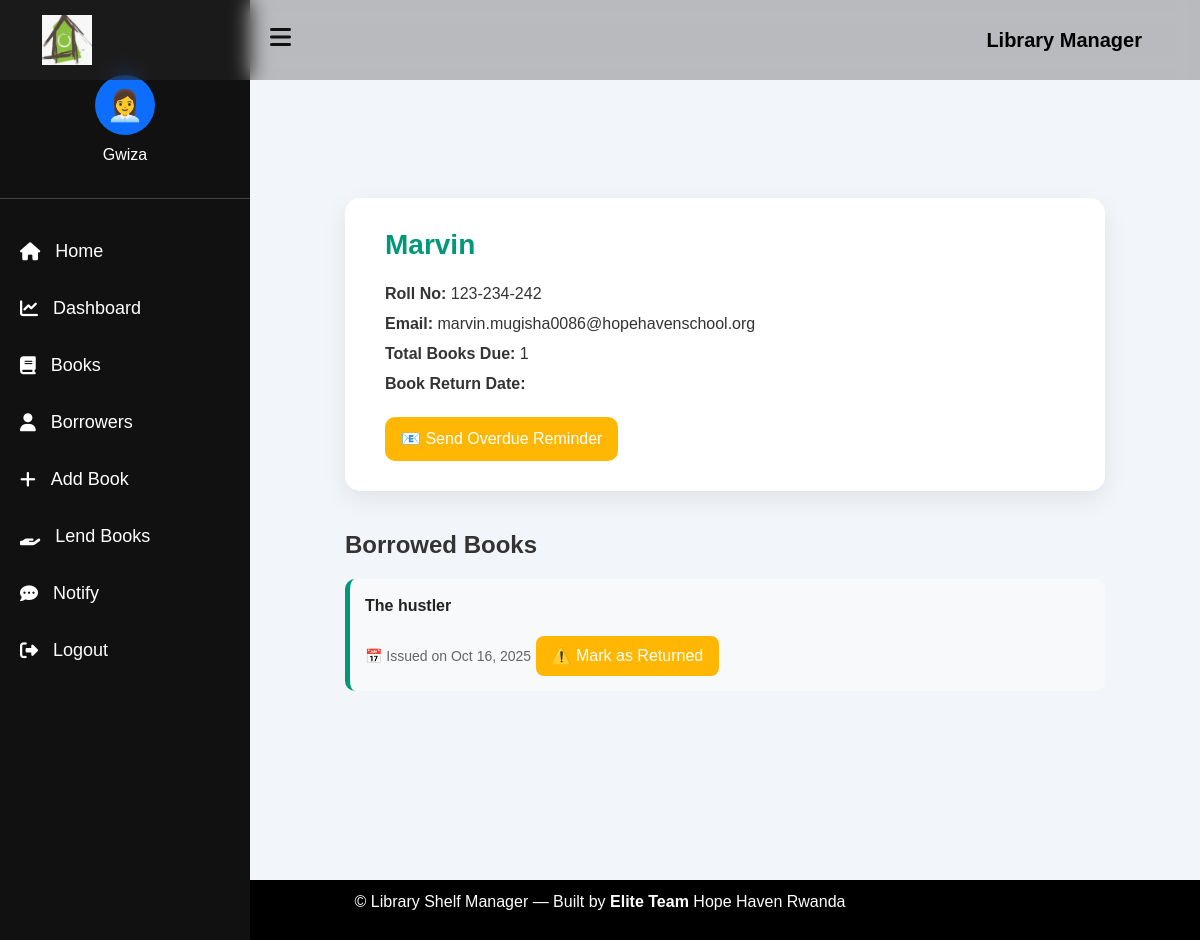
Before: /students/4/ (signed in) with the older database file.
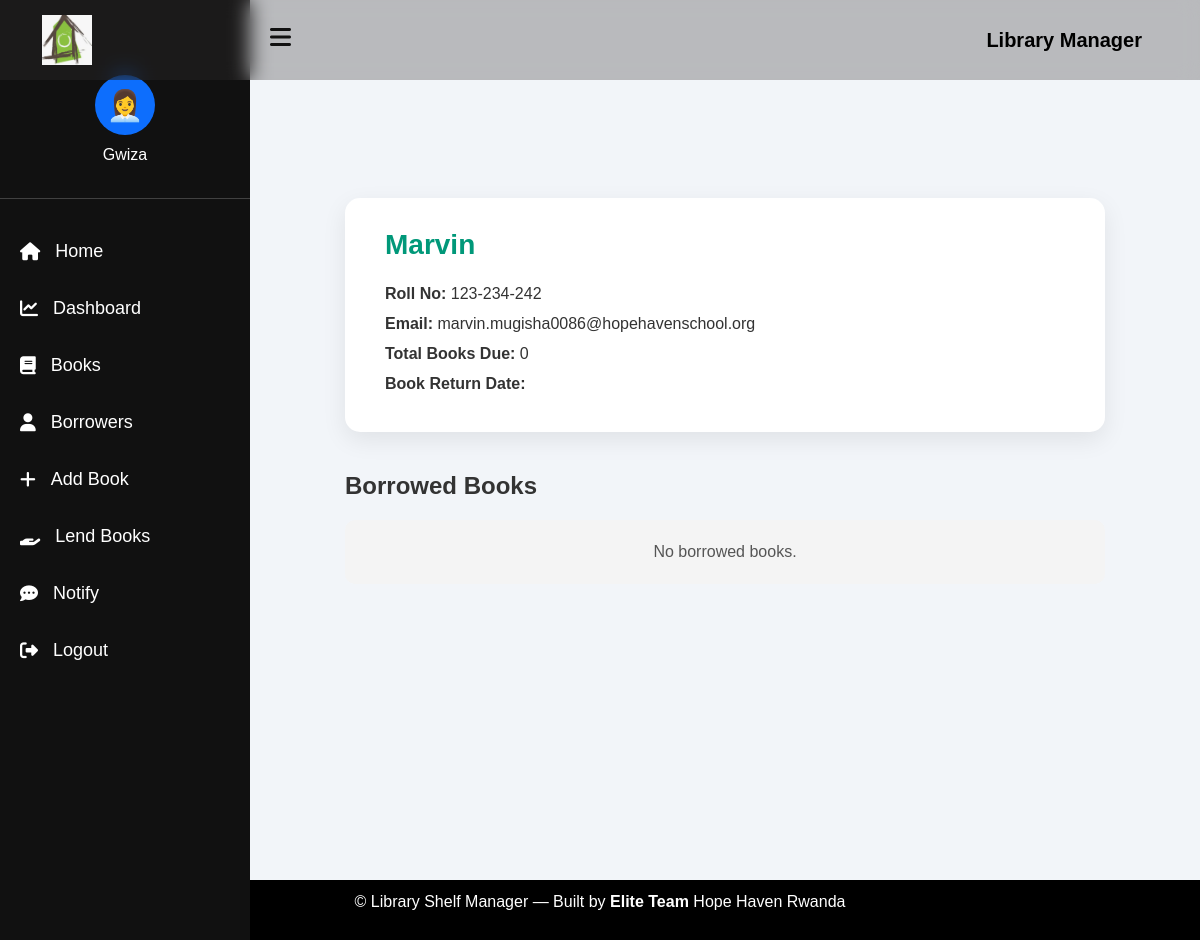
After: the same page with the newer database file.
### lib_app/models.py (models this page shows, shortened)
class Student(models.Model):
    roll_no = models.CharField(max_length=10, unique=True)
    name = models.CharField(max_length=10)
    branch = models.CharField(max_length=3)
    contact_no = models.CharField(max_length=10)
    total_books_due = models.IntegerField(default=0)
    email = models.EmailField(unique=True)
    pic = models.ImageField(blank=True, upload_to='profile_image')

class Borrower(models.Model):
    student = models.ForeignKey(Student, on_delete=models.CASCADE)
    book = models.ForeignKey(Book, on_delete=models.CASCADE)
    issue_date = models.DateTimeField(null=True, blank=True)
    return_date = models.DateTimeField(null=True, blank=True)
    fine = models.DecimalField(max_digits=6, decimal_places=2, null=True, blank=True)

class Book(models.Model):
    title = models.CharField(max_length=200)
    author = models.CharField(max_length=100)
    summary = models.TextField(max_length=1000)
    isbn = models.CharField(max_length=13)
    genre = models.ManyToManyField(Genre)
    language = models.ForeignKey(Language, on_delete=models.SET_NULL, null=True)
    total_copies = models.IntegerField()
    available_copies = models.IntegerField()
    pdf_file = models.FileField(upload_to='book_pdfs/', blank=True, null=True)
    cover_image = models.ImageField(upload_to='covers/', blank=True, null=True)

### lib_app/views.py (the view)
# urls.py: path('students/<int:pk>/', views.student_detail_view, name='student_detail_view'),
@login_required
def student_detail_view(request, pk):
    student = get_object_or_404(Student, id=pk)
    librarian=request.user.username
    message = f"Hello {student.name},This is the Hope Haven Secondary School Librarian ,Mr {librarian} i inform you that \n\n you have an overdue book. Please return them as soon as possible or you get fined.\n\nThank you."
    books = Borrower.objects.filter(student=student)
    return render(request, 'books/student_detail.html', {'student': student, 'books': books,'message':message})

### lib_app/templates/books/student_detail.html (shortened to what this page needs)
{% extends 'books/base.html' %}
{% block content %}
<div class="student-container">
    <div class="student-card">
        <h3>{{ student.name }}</h3>
        <p><strong>Roll No:</strong> {{ student.roll_no }}</p>
        <p><strong>Email:</strong> {{ student.email }}</p>
        <p><strong>Total Books Due:</strong> {{ student.total_books_due }}</p>
        <p><strong>Book Return Date:</strong> {{ borrower.return_date|date:"M d, Y" }}</p>
        {% if student.total_books_due > 0 %}
        <a href="mailto:{{ student.email }}?subject=Library Book Overdue Reminder&body={{ message|urlencode }}" class="btn-warning">
            📧 Send Overdue Reminder
        </a>
        {% endif %}
    </div>
    <div class="borrowed-section">
        <h4>Borrowed Books</h4>
        {% if books %}
            {% for b in books %}
            <div class="borrowed-book {% if b.is_returned %}returned{% endif %}" id="borrowed_{{ b.id }}">
                <p>{{ b.book.title }}</p>
                <small>📅 Issued on {{ b.issue_date|date:"M d, Y" }}</small>
                 <a href="{% url 'confirm_return' b.id %}" class="btn-warning return-status">
                {% if b.is_returned %}
                    ✅ Returned
                {% else %}
                    ⚠️ Mark as Returned
                {% endif %}
            </a>
            </div>
            {% endfor %}
        {% else %}
        <div class="empty-state">No borrowed books.</div>
        {% endif %}
    </div>
</div>
{% endblock %}

Changed rows visible on the page:
removed Borrower: book "The hustler", issue_date "Oct 16, 2025"
changed Student "Marvin": total_books_due "1" → "0"
Other visible differences:
text no longer shown: "📧 Send Overdue Reminder"
text now shown: "No borrowed books."
